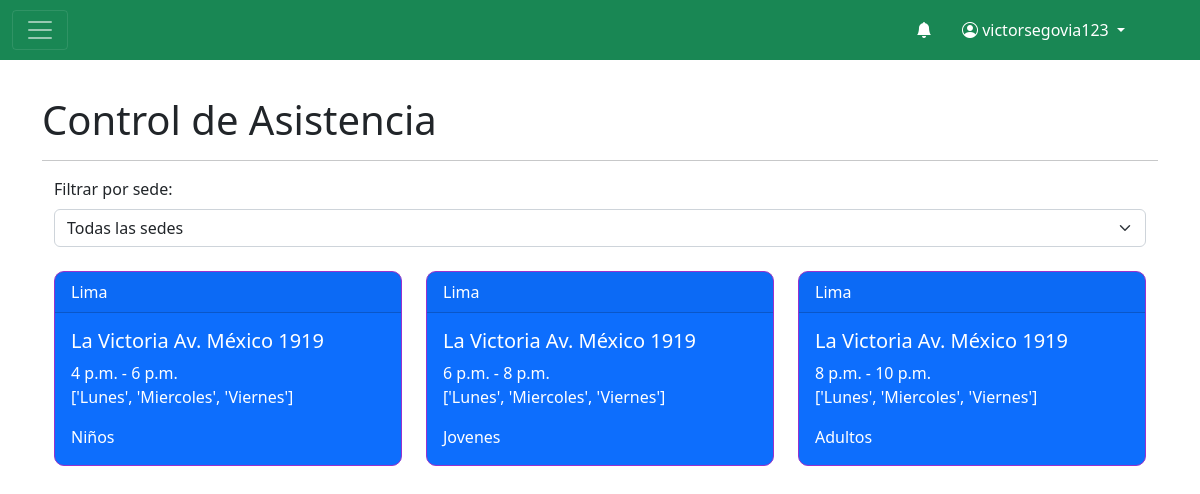
The app's page /control_asistencia/ (signed in) with its own data.
### app/models.py (models this page shows)
class Horario(models.Model):
    frecuencia= models.CharField(max_length=30)
    hora_inicio=models.TimeField()
    hora_fin=models.TimeField()
    grupo=models.CharField(max_length=50)
    aforo= models.IntegerField()
    periodo=models.CharField(max_length=30)
    id_docente=models.ForeignKey(Docente,on_delete=models.SET_NULL,null=True,blank=True)
    id_sede=models.ForeignKey(Sede,on_delete=models.CASCADE)
    class Meta:
        db_table='Horario'

class Sede(models.Model):
    departamento=models.CharField(max_length=50)
    provincia=models.CharField(max_length=50)
    distrito=models.CharField(max_length=50)
    direccion=models.CharField(max_length=50)
    foto_local=models.ImageField(upload_to='imagenes_bd/',null=True,blank=True)
    class Meta:
        db_table='Sede'

### app/views/control_asistencia.py (the view)
# urls.py: path('control_asistencia/',control_asistencia.control_asistencia,name='control_asistencia'),
def control_asistencia(request):
    usuario = request.user
    docente = Docente.objects.get(id_usuario=usuario)
    sedes = Sede.objects.filter(horario__id_docente=docente).distinct()
    sedes = [{"id": str(sede.id), "nombre": f"{sede.departamento} - {sede.distrito} - {sede.direccion}"} for sede in sedes]
    sede_id = request.GET.get('sede')
    if sede_id:
        horarios = Horario.objects.filter(id_docente=docente, id_sede_id=sede_id)
    else:
        horarios = Horario.objects.filter(id_docente=docente)
    contexto = {
        'horarios': horarios,
        'sedes': sedes,  # Lista de sedes
    }
    return render(request, 'app/Asistencia/control_asistencia_docente.html', contexto)

### app/templates/app/Asistencia/control_asistencia_docente.html (shortened to what this page needs)
{% extends "app/base/base_docente.html" %}
{% block titulo %} Control de Asistencia {% endblock %}
{% block content %}
<div class="container">
  <form method="GET" class="mb-4">
    <label for="sede" class="form-label">Filtrar por sede:</label>
    <select id="sede" name="sede" class="form-select" onchange="this.form.submit()">
      <option value="">Todas las sedes</option>
    </select>
  </form>
  <div class="row">
    {% for x in horarios %}
    <div class="col-md-4 mb-3">
      <a href="/lista_control_asistencia/{{x.id}}" class="text-decoration-none text-reset">
        <div class="card text-bg-primary h-100" style="border-style: solid; border-color: darkorchid; border-radius: 10px;
        transition: transform 0.3s ease, opacity 0.3s ease;"
 onmouseover="this.style.transform='scale(1.1)'; this.style.opacity='0.8';"
 onmouseout="this.style.transform='scale(1)'; this.style.opacity='1';">
          <div class="card-header">{{ x.id_sede.departamento }}</div>
          <div class="card-body">
            <h5 class="card-title">{{ x.id_sede.distrito }} {{ x.id_sede.direccion }}</h5>
            <p class="card-text">
              {{ x.hora_inicio }} - {{ x.hora_fin }} <br>
              {{ x.frecuencia }}
            </p>
            <p class="card-text">
                {{x.grupo}}
              </p>
          </div>
        </div>
      </a>
    </div>
    {% empty %}
    <p>No hay horarios disponibles para la sede seleccionada.</p>
    {% endfor %}
  </div>
</div>
{% endblock %}

### app/templates/app/base/base_docente.html (shortened to what this page needs)
<!doctype html>
<html lang="en">
<head>
  <link href="https://cdn.jsdelivr.net/npm/bootstrap@5.2.3/dist/css/bootstrap.min.css" rel="stylesheet"
>
  <link rel="stylesheet" href="https://cdn.jsdelivr.net/npm/bootstrap-icons@1.11.3/font/bootstrap-icons.min.css">
  {% load static %}
  <link rel="stylesheet" href="{% static 'app/styles/dashboard_docente.css' %}">
  <link rel="stylesheet" href="https://cdnjs.cloudflare.com/ajax/libs/font-awesome/6.0.0-beta3/css/all.min.css">
</head>
<body>
  <nav class="navbar navbar-dark fixed-top menusuperior">
    <div class="container-fluid menusuperior">
      <button class="navbar-toggler rounded-1" type="button" data-bs-toggle="offcanvas" data-bs-target="#offcanvasDarkNavbar"
        aria-controls="offcanvasDarkNavbar">
        <span class="navbar-toggler-icon"></span>
      </button>
      <ul class="nav justify-content-end">
        <li class="nav-item">
          <a class="nav-link active" aria-current="page" href="#"><i class="bi-bell-fill"></i></a>
        </li>
        <li class="nav-item dropdown pe-5">
          <a class="nav-link dropdown-toggle" data-bs-toggle="dropdown" href="#" role="button" aria-expanded="false"><i
              class="bi-person-circle"></i>
            {{user.username}}
          </a>
        </li>
      </ul>
    </div>
  </nav>
  <div class="container mt-5 pt-5">
    <h1 class="text-start">{% block titulo %} {% endblock %}</h1>
    <hr>
    {% block content %}
    {% endblock %}
  </div>
</body>
</html>

### app/static/app/styles/dashboard_docente.css (style rules this page uses)
.menusuperior { background-color:#198754; }
.nav-link { color: #FFFFFF; padding: 10px 15px; border-radius: 5px; transition: background-color 0.3s ease, color 0.3s ease; }

### records on screen
Horario: id_sede.departamento "Lima", id_sede.distrito "La Victoria", id_sede.direccion "Av. México 1919", hora_inicio "4 p.m.", hora_fin "6 p.m.", frecuencia "['Lunes', 'Miercoles', 'Viernes']", grupo "Niños"
Horario: id_sede.departamento "Lima", id_sede.distrito "La Victoria", id_sede.direccion "Av. México 1919", hora_inicio "6 p.m.", hora_fin "8 p.m.", frecuencia "['Lunes', 'Miercoles', 'Viernes']", grupo "Jovenes"
Horario: id_sede.departamento "Lima", id_sede.distrito "La Victoria", id_sede.direccion "Av. México 1919", hora_inicio "8 p.m.", hora_fin "10 p.m.", frecuencia "['Lunes', 'Miercoles', 'Viernes']", grupo "Adultos"

### other values on screen
{{ user.username }} "victorsegovia123"
